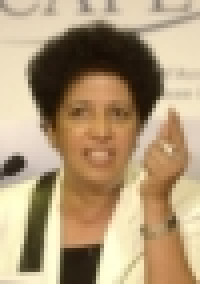
//> input picture ItlabFaceDetector/imgs/8ss.jpg, 50 x 71 px, given in place of img_18008.jpg, which was not available (shown 4 times larger)
$ ./lbp_fd   (built with g++ and OpenCV 4)
//> lines starting //> are read from the running program, lines starting //| are printed output that depends on the picture; after the words box and inside, x2 and y2 are one past the last pixel; in counts of white or black regions, pixels touching at a corner belong together; pictures that were not available may be replaced by others from this repository, and a replacement may not be noted

#include "stdafx.h"
#include <fstream>

#include "opencv2\opencv.hpp"
 #include "opencv2\objdetect\objdetect.hpp"
 #include "opencv2\highgui\highgui.hpp"
 #include "opencv2\imgproc\imgproc.hpp"

#include <iostream>
#include "conio.h"
#include "math.h"
#include "time.h"

//#include <sstream>

using namespace cv;

using namespace std;

CascadeClassifier facedetector;

void main(int argc, _TCHAR* argv[])
{
	ifstream files("FDDB-folds/FDDB-fold-10.txt");
	ifstream grountTrueFile;

	ofstream new_file("GroupRect/fold-10-out.txt");

	char s[100];
	std::vector<int>  rejectLevels;
	std::vector<double> levelWeights;
	std::vector<int> weight;

	int CoefK=1000;
	double score;
	double eps=0;
	if (!facedetector.load("lbpcascade_frontalface.xml"))
	{
		cout<<"error load"<<endl;
	}
	std::vector<Rect> faces;
	Mat frame_gray;
	Mat frame;
	int count=0;

	int count_face;
	char str_cascade[100];
	double start_time = clock();
	while (files.getline(s,100))
	{
		if (s!="")
		{
			try
			{

				frame = imread((string)s+".jpg",CV_LOAD_IMAGE_COLOR);
//> frame is the input picture: 71 rows x 50 cols, CV_8UC3; mean B, G, R 118.9, 152, 175.4

				cvtColor( frame, frame_gray,CV_BGR2GRAY);
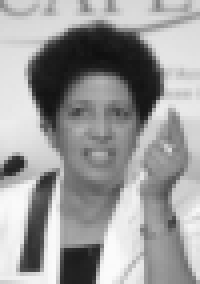
//> frame_gray: 71 rows x 50 cols, CV_8UC1 (shown 4 times larger); min 15, max 251, mean 155.3

				facedetector.detectMultiScale(frame_gray,faces,rejectLevels,levelWeights,1.2,0,0,Size(),Size(),true);
//> faces = 8 Rects (x, y, width, height): [12, 18, 24, 24], [14, 18, 24, 24], [12, 20, 24, 24], [14, 20, 24, 24], [12, 17, 29, 29], [10, 19, 29, 29], [12, 19, 29, 29], [9, 14, 35, 35]; rejectLevels = [20, 20, 20, 20, 20, 20, 20, 20]; levelWeights = [1.8, -0.673, 1.79, 2.54, 0.915, -0.675, -0.686, 1.72]

				//groupRectangles(faces,rejectLevels,levelWeights, 1 ,0.2);

				new_file<< s <<endl;
				new_file<<faces.size() <<endl;
				string name = "datectFace" + (string)s;

				for( int i = 0; i < faces.size(); i++ )
				{
					rectangle(frame,Point(faces[i].x,faces[i].y),Point(faces[i].x + faces[i].width, faces[i].y + faces[i].height ),COLOR_BGRA2BGR);

					score = CoefK*rejectLevels[i] + levelWeights[i];


					new_file<<faces[i].x << " "<<faces[i].y<< " "<<faces[i].width<< " "<<faces[i].height<<" "<<score;
					new_file<<endl;

				}
//> this loop made 8 passes
//> score on passes 1 to 8: 20001.8, 19999.3, 20001.8, 20002.5, 20000.9, 19999.3, 19999.3, 20001.7
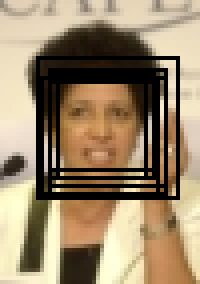
//> frame: 71 rows x 50 cols, CV_8UC3 (shown 4 times larger); 15.35% of pixels changed, all inside (x1, y1, x2, y2) = (9, 14, 45, 50)

				name = "resultDatectFaces/"+name.erase(0,25);
				cout<<count<<" .) DetectFace "<< faces.size()<<" and save in : "<<name<<endl;
//| 0 .) DetectFace 8 and save in : resultDatectFaces/img_18008
				count++;
				//imwrite(name+".jpg",frame);

			}
			catch(...)
			{
				break;
			}
		}
	}
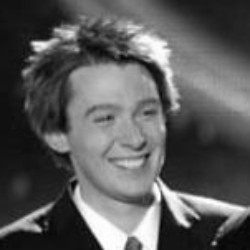
//> frame_gray: 250 rows x 250 cols, CV_8UC1; min 0, max 255, mean 90.5
//> after the loop, faces = 16 Rects (x, y, width, height), first 8: [90, 66, 41, 41], [79, 89, 50, 50], [79, 82, 86, 86], [69, 73, 103, 103], [73, 73, 103, 103], [73, 77, 103, 103], [77, 77, 103, 103], [67, 62, 124, 124]; rejectLevels = [20, 20, 20, 20, 20, 20, 20, 20, 20, 20, 20, 20, 20, 20, 20, 20]; levelWeights = [-0.647, 0.894, 0.132, 0.0982, 0.922, 0.134, 2.63, 2.62, -0.673, 0.973, 3.45, 2.54, 0.968, -0.642, 2.62, 0.12]
	double finish_time = clock();
	cout<<"time  =  "<<(finish_time - start_time)/1000.0<<endl;
	new_file.close();
	_getch();

}

$ run again, on ItlabFaceDetector/imgs/Clay_Aiken_0001.jpg
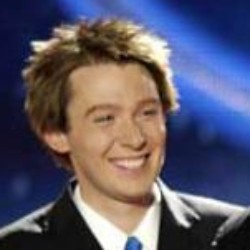
//> input picture ItlabFaceDetector/imgs/Clay_Aiken_0001.jpg, 250 x 250 px, given in place of img_18008.jpg, which was not available
//> frame is the input picture: 250 rows x 250 cols, CV_8UC3; mean B, G, R 104.7, 87.4, 91.3
//> faces = 16 Rects (x, y, width, height), first 8: [90, 66, 41, 41], [79, 89, 50, 50], [79, 82, 86, 86], [69, 73, 103, 103], [73, 73, 103, 103], [73, 77, 103, 103], [77, 77, 103, 103], [67, 62, 124, 124]; rejectLevels = [20, 20, 20, 20, 20, 20, 20, 20, 20, 20, 20, 20, 20, 20, 20, 20]; levelWeights = [-0.647, 0.894, 0.132, 0.0982, 0.922, 0.134, 2.63, 2.62, -0.673, 0.973, 3.45, 2.54, 0.968, -0.642, 2.62, 0.12]
//> the loop `for( int i = 0; i < faces.size(); i++ )` made 16 passes
//> score on passes 1 to 8: 19999.4, 20000.9, 20000.1, 20000.1, 20000.9, 20000.1, 20002.6, 20002.6
//> after the loop `for( int i = 0; i < faces.size(); i++ )`:
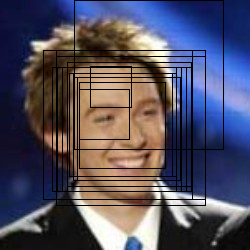
//> frame: 250 rows x 250 cols, CV_8UC3; 7.85% of pixels changed, all inside (x1, y1, x2, y2) = (43, 0, 224, 206)
//| 0 .) DetectFace 16 and save in : resultDatectFaces/img_18008

$ run again, on ItlabFaceDetector/imgs/Clay_Aiken_0002.jpg
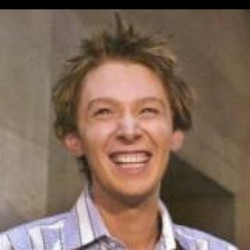
//> input picture ItlabFaceDetector/imgs/Clay_Aiken_0002.jpg, 250 x 250 px, given in place of img_18008.jpg, which was not available
//> frame is the input picture: 250 rows x 250 cols, CV_8UC3; mean B, G, R 90.2, 105.2, 128.3
//> `cvtColor( frame, frame_gray,CV_BGR2GRAY);`:
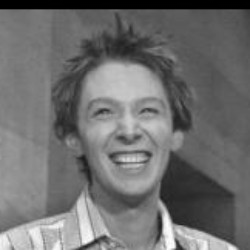
//> frame_gray: 250 rows x 250 cols, CV_8UC1; min 0, max 255, mean 110.4
//> faces = 36 Rects (x, y, width, height), first 8: [93, 81, 72, 72], [86, 72, 86, 86], [79, 75, 86, 86], [82, 75, 86, 86], [86, 75, 86, 86], [79, 79, 86, 86], [93, 79, 86, 86], [86, 82, 86, 86]; rejectLevels = 36 values from 20 to 20; levelWeights = 36 values, max 4.23 at index 23, min -0.688 at index 25, mean 1.83
//> the loop `for( int i = 0; i < faces.size(); i++ )` made 36 passes
//> score on passes 1 to 8: 20000.9, 20001.8, 20001, 20002.5, 20000.9, 20001, 20000.2, 20000
//> after the loop `for( int i = 0; i < faces.size(); i++ )`:
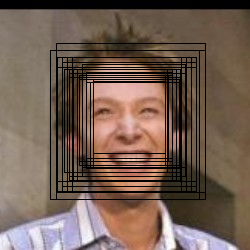
//> frame: 250 rows x 250 cols, CV_8UC3; 10.35% of pixels changed, all inside (x1, y1, x2, y2) = (50, 43, 206, 200)
//| 0 .) DetectFace 36 and save in : resultDatectFaces/img_18008
